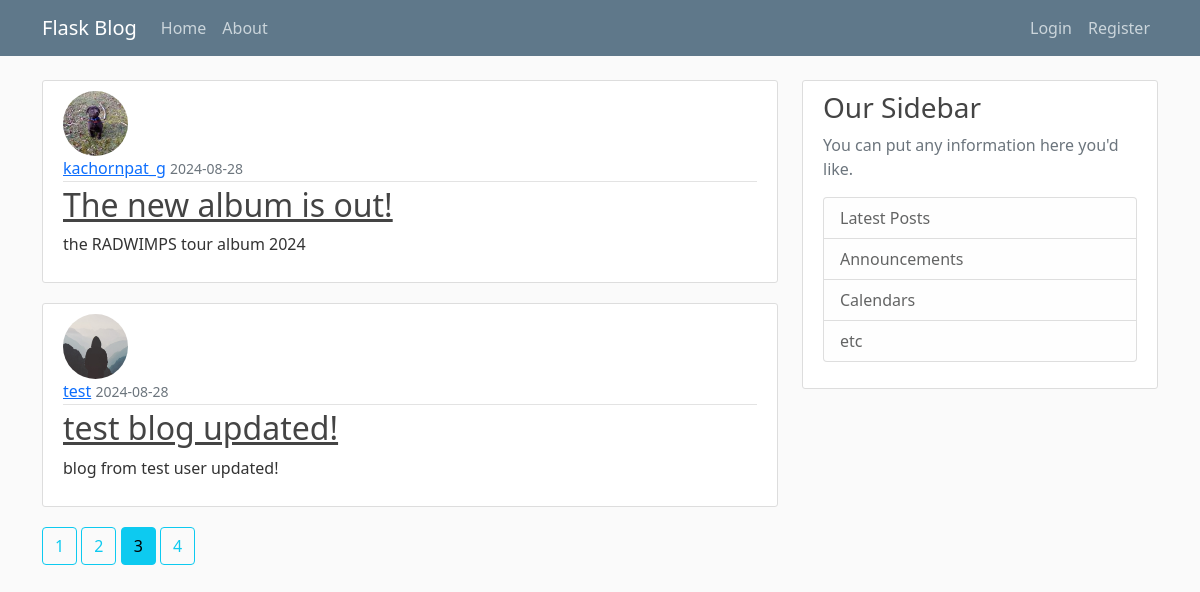
/home?page=3, run on an earlier commit of the app's database.
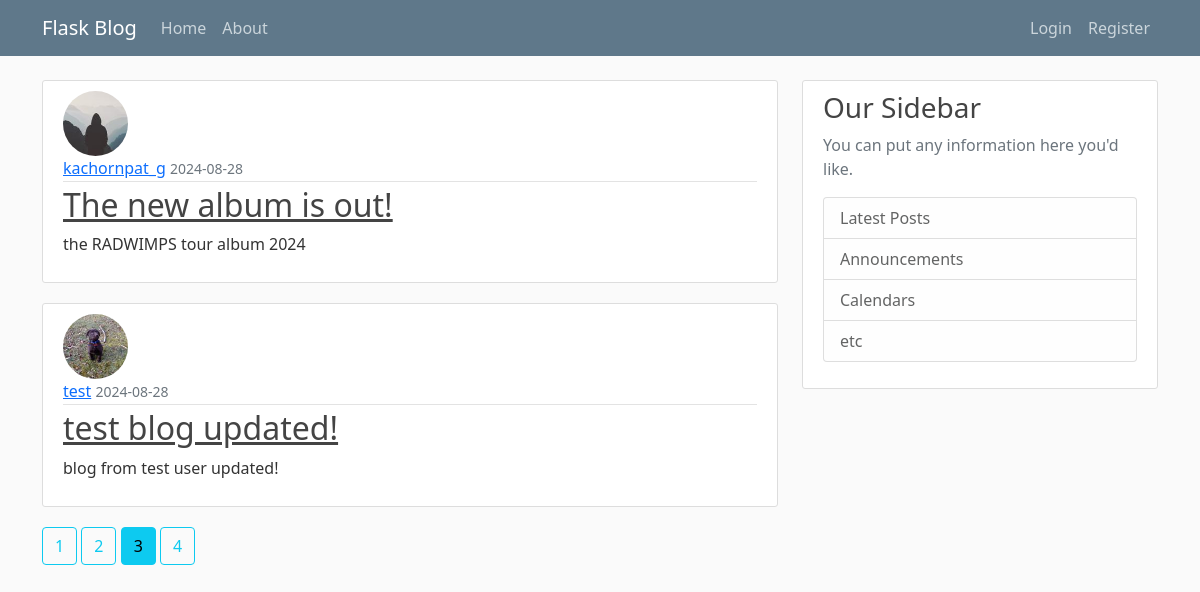
And on a later commit of the database.
### hello/models.py (models this page shows, shortened)
class Post(db.Model):
    id = db.Column(db.Integer, primary_key=True)
    title = db.Column(db.String(100), nullable=False)
    date_posted = db.Column(db.DateTime(), nullable=False, default=datetime.now())
    content = db.Column(db.Text, nullable=False)
    user_id = db.Column(db.Integer, db.ForeignKey('user.id'), nullable=False)

class User(db.Model, UserMixin):
    id = db.Column(db.Integer, primary_key=True)
    username = db.Column(db.String(20), unique=True, nullable=False)
    email = db.Column(db.String(120), unique=True, nullable=False)
    image_file = db.Column(db.String(20), nullable=False, default='default.jpg')
    password = db.Column(db.String(60), nullable=False)
    posts = db.relationship('Post', backref='author', lazy=True)

### hello/main/routes.py (the view)
@main.route("/")
@main.route("/home")
def home():
    page = request.args.get('page', 1, type=int)
    posts = Post.query.order_by(Post.date_posted.desc()).paginate(page=page, per_page=2)
    return render_template('home.html', posts=posts)

### hello/templates/home.html
{% extends "layout.html" %}
{% block content %}
    {% for post in posts.items %}
        <article class="media content-section">
            <img class="rounded-circle article-img" src="{{ url_for('static', filename='profile_pics/' + post.author.image_file) }}" alt="">
            <div class="media-body">
                <div class="article-metadata">
                    <a class="mr-2" href="{{ url_for('users.user_posts', username=post.author.username)}}">{{ post.author.username }}</a>
                    <small class="text-muted">{{ post.date_posted.strftime('%Y-%m-%d') }}</small>
                </div>
                <h2><a class="article-title" href="{{ url_for('posts.post', post_id=post.id)}}">{{ post.title }}</a></h2>
                <p class="article-content">{{ post.content }}</p>
            </div>
        </article>
    {% endfor %}
    {% for page_num in posts.iter_pages(left_edge=1, right_edge=1, left_current=1, right_current=1) %}
        {% if page_num %}
            {% if posts.page == page_num %}
                <a class="btn btn-info mb-4" href="{{ url_for('main.home', page=page_num) }}"> {{ page_num }}</a>
            {% else %}
                <a class="btn btn-outline-info mb-4" href="{{ url_for('main.home', page=page_num) }}"> {{ page_num }}</a>
            {% endif %}
        {% else %}
            ...
        {% endif %}
    {% endfor %}
{% endblock content %}

What changed in the data, as far as the page shows it:
changed through a linked row, Post "The new album is out!": image_file: a different picture
changed through a linked row, Post "test blog updated!": image_file: picture added in place of a placeholder
